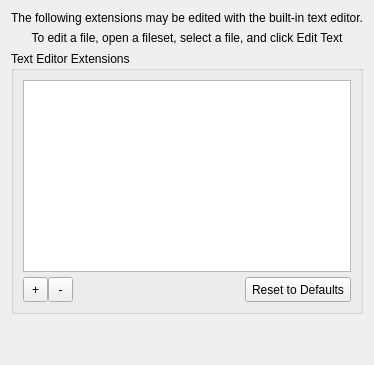
        <widget class="QWidget" name="editorTab">
         <attribute name="title">
          <string>Editor</string>
         </attribute>
         <layout class="QGridLayout" name="gridLayout_15">
          <item row="0" column="0">
           <widget class="QLabel" name="label_26">
            <property name="text">
             <string>The following extensions may be edited with the built-in text editor.</string>
            </property>
            <property name="alignment">
             <set>Qt::AlignCenter</set>
            </property>
           </widget>
          </item>
          <item row="1" column="0">
           <widget class="QLabel" name="extHelpLabel">
            <property name="text">
             <string>To edit a file, open a fileset, select a file, and click Edit Text</string>
            </property>
            <property name="alignment">
             <set>Qt::AlignCenter</set>
            </property>
           </widget>
          </item>
          <item row="2" column="0">
           <widget class="QGroupBox" name="groupBox">
            <property name="title">
             <string>Text Editor Extensions</string>
            </property>
            <layout class="QGridLayout" name="gridLayout_14">
             <property name="verticalSpacing">
              <number>5</number>
             </property>
             <item row="0" column="0">
              <widget class="QListWidget" name="extensionListWidget">
               <property name="sizePolicy">
                <sizepolicy hsizetype="Preferred" vsizetype="Expanding">
                 <horstretch>0</horstretch>
                 <verstretch>0</verstretch>
                </sizepolicy>
               </property>
               <property name="editTriggers">
                <set>QAbstractItemView::DoubleClicked|QAbstractItemView::EditKeyPressed|QAbstractItemView::SelectedClicked</set>
               </property>
               <property name="selectionMode">
                <enum>QAbstractItemView::ExtendedSelection</enum>
               </property>
               <property name="sortingEnabled">
                <bool>true</bool>
               </property>
              </widget>
             </item>
             <item row="1" column="0">
              <layout class="QHBoxLayout" name="horizontalLayout_10">
               <item>
                <widget class="QToolButton" name="addExtButton">
                 <property name="sizePolicy">
                  <sizepolicy hsizetype="Fixed" vsizetype="Fixed">
                   <horstretch>25</horstretch>
                   <verstretch>25</verstretch>
                  </sizepolicy>
                 </property>
                 <property name="minimumSize">
                  <size>
                   <width>25</width>
                   <height>25</height>
                  </size>
                 </property>
                 <property name="maximumSize">
                  <size>
                   <width>25</width>
                   <height>25</height>
                  </size>
                 </property>
                 <property name="text">
                  <string>+</string>
                 </property>
                </widget>
               </item>
               <item>
                <widget class="QToolButton" name="removeExtButton">
                 <property name="sizePolicy">
                  <sizepolicy hsizetype="Fixed" vsizetype="Fixed">
                   <horstretch>25</horstretch>
                   <verstretch>25</verstretch>
                  </sizepolicy>
                 </property>
                 <property name="minimumSize">
                  <size>
                   <width>25</width>
                   <height>25</height>
                  </size>
                 </property>
                 <property name="text">
                  <string>-</string>
                 </property>
                </widget>
               </item>
               <item>
                <spacer name="horizontalSpacer_16">
                 <property name="orientation">
                  <enum>Qt::Horizontal</enum>
                 </property>
                 <property name="sizeType">
                  <enum>QSizePolicy::MinimumExpanding</enum>
                 </property>
                 <property name="sizeHint" stdset="0">
                  <size>
                   <width>13</width>
                   <height>20</height>
                  </size>
                 </property>
                </spacer>
               </item>
               <item>
                <widget class="QToolButton" name="defaultsExtButton">
                 <property name="sizePolicy">
                  <sizepolicy hsizetype="Maximum" vsizetype="Preferred">
                   <horstretch>70</horstretch>
                   <verstretch>23</verstretch>
                  </sizepolicy>
                 </property>
                 <property name="text">
                  <string>Reset to Defaults</string>
                 </property>
                </widget>
               </item>
              </layout>
             </item>
            </layout>
           </widget>
          </item>
          <item row="3" column="0">
           <spacer name="verticalSpacer_9">
            <property name="orientation">
             <enum>Qt::Vertical</enum>
            </property>
            <property name="sizeHint" stdset="0">
             <size>
              <width>20</width>
              <height>40</height>
             </size>
            </property>
           </spacer>
          </item>
         </layout>
        </widget>
